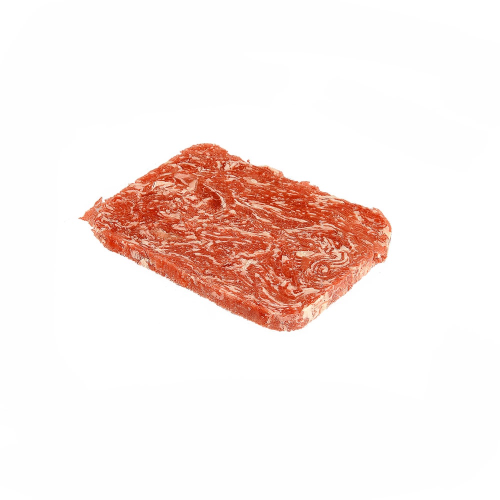
#> input picture Product image/philly steak raw frozen.jpg, 1000 x 1000 px (shown at 1/2 size); its folder holds 6 pictures in this run
$ python place-product-images.py
#> lines starting #> are read from the running program, lines starting #| are printed output that depends on the picture
#!/usr/bin/env python3
"""
Place the client's `Product image/` drop (16 Oct 2026) into assets/images/.

Every slot on the site is 3:2 and the CSS crops with `object-fit: cover`, so a
file that is not 3:2 would be cropped twice - once here and once by the browser.
This script therefore produces a true 3:2 file for each slot, either by cropping
a 3:2 window out of a larger source or by growing the canvas:

  * white-ground catalogue shots      -> pad with white, invisible
  * the XL screengrab (grey studio)   -> reflect-tile the clean background bands
                                         above and below the subject, blurred

Nothing is upscaled more than ~1.6x, so each output is exported at the size its
source can actually carry rather than at a uniform 1800x1200. The <img>
width/height attributes in index.html and products.html carry those same sizes.

Run from the project root:  python tools/place-product-images.py
Then copy the results into wp-theme/imperial-steaks/assets/images/ and re-run
tools/build-theme-templates.py.

Provenance and the open flags on these files: docs/IMAGE_REPLACEMENT_LIST.md §4.
"""

import os
from PIL import Image, ImageFilter

ROOT = os.path.dirname(os.path.dirname(os.path.abspath(__file__)))
SRC = os.path.join(ROOT, 'Product image')
OUT = os.path.join(ROOT, 'assets', 'images')
R = 3 / 2


# [39 lines left out: functions pad_to_ratio, reflect_pad_to_ratio, not called in this run]


def save(im, name, size, q=84):
    path = os.path.join(OUT, name)
    im.convert('RGB').resize(size, Image.LANCZOS).save(
        path, 'JPEG', quality=q, optimize=True, progressive=True)
    print(f'  {name:26} {size[0]}x{size[1]:<6} {os.path.getsize(path) // 1024:4} KB')


def src(name):
#> called with name = 'philly steak raw frozen.jpg'
    return Image.open(os.path.join(SRC, name)).convert('RGB')
#> returned value is the input picture: PIL image 1000x1000 RGB; mean R, G, B 248.3, 234.7, 230.8


print('assets/images/')

# XLS - House Blend. Single frozen portion on white; crop a 3:2 window.
save(src('philly steak raw frozen.jpg').crop((0, 141, 1000, 808)),
     'product-xls.jpg', (1000, 667))
#> in save, `im.convert('RGB').resize(size, Image.LANCZOS).save( path, 'JPEG', qual..`:
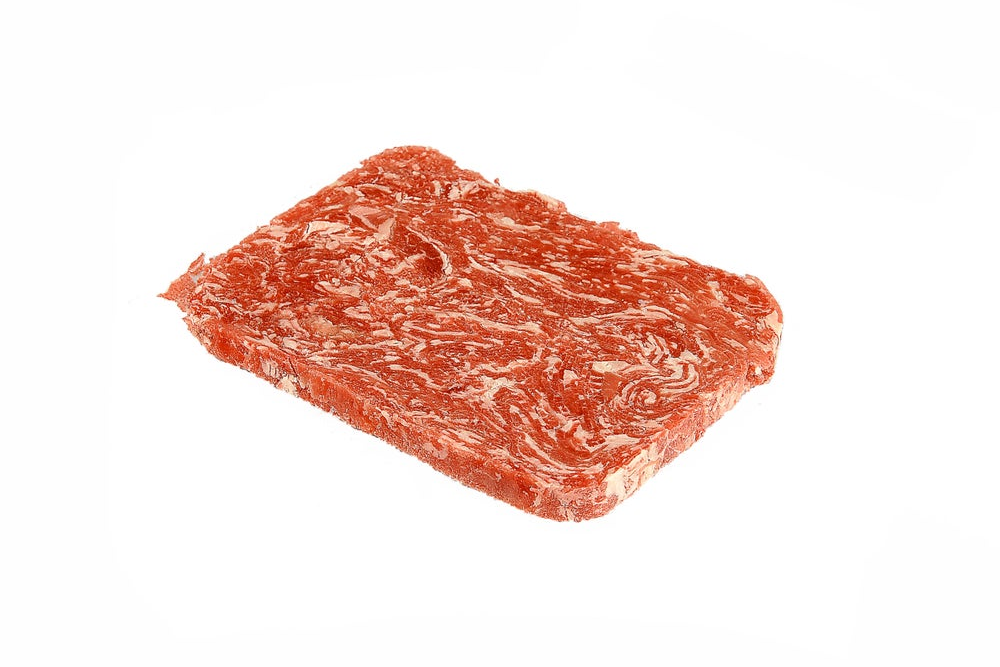
#> saved as product-xls.jpg: PIL image 1000x667 RGB; mean R, G, B 245.3, 225.1, 219.1
#|   product-xls.jpg            1000x667      70 KB

# XL - Traditional Philly. Client-supplied studio shot on white, already 3:2.
save(src('Frozen Ground Meat Slab on Parchment.png'),
     'product-xl.jpg', (1200, 800))
#> call 2 of src, with name = 'Frozen Ground Meat Slab on Parchment.png'
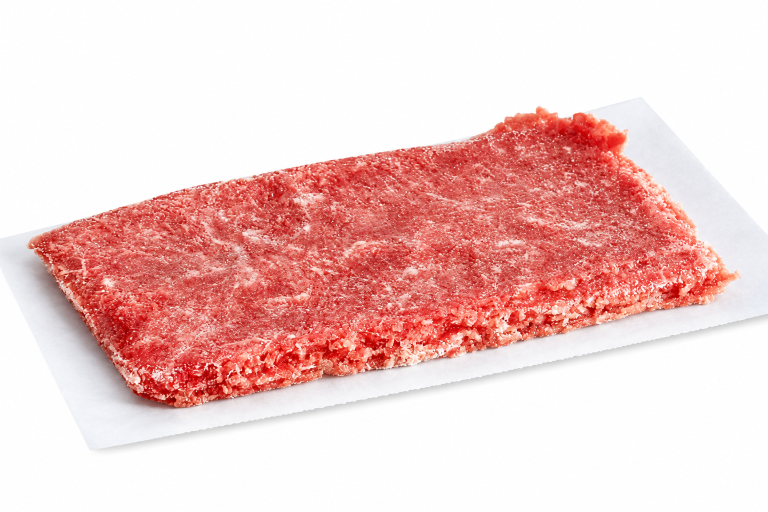
#> input picture Product image/Frozen Ground Meat Slab on Parchment.png, 1536 x 1024 px (shown at 1/2 size)
#> in src, returned value is the input picture: PIL image 1536x1024 RGB; mean R, G, B 240.6, 204, 201.5
#> call 2 of save, with name = 'product-xl.jpg', size = (1200, 800), q = 84
#> in save (call 2), `im.convert('RGB').resize(size, Image.LANCZOS).save( path, 'JPEG', qual..`:
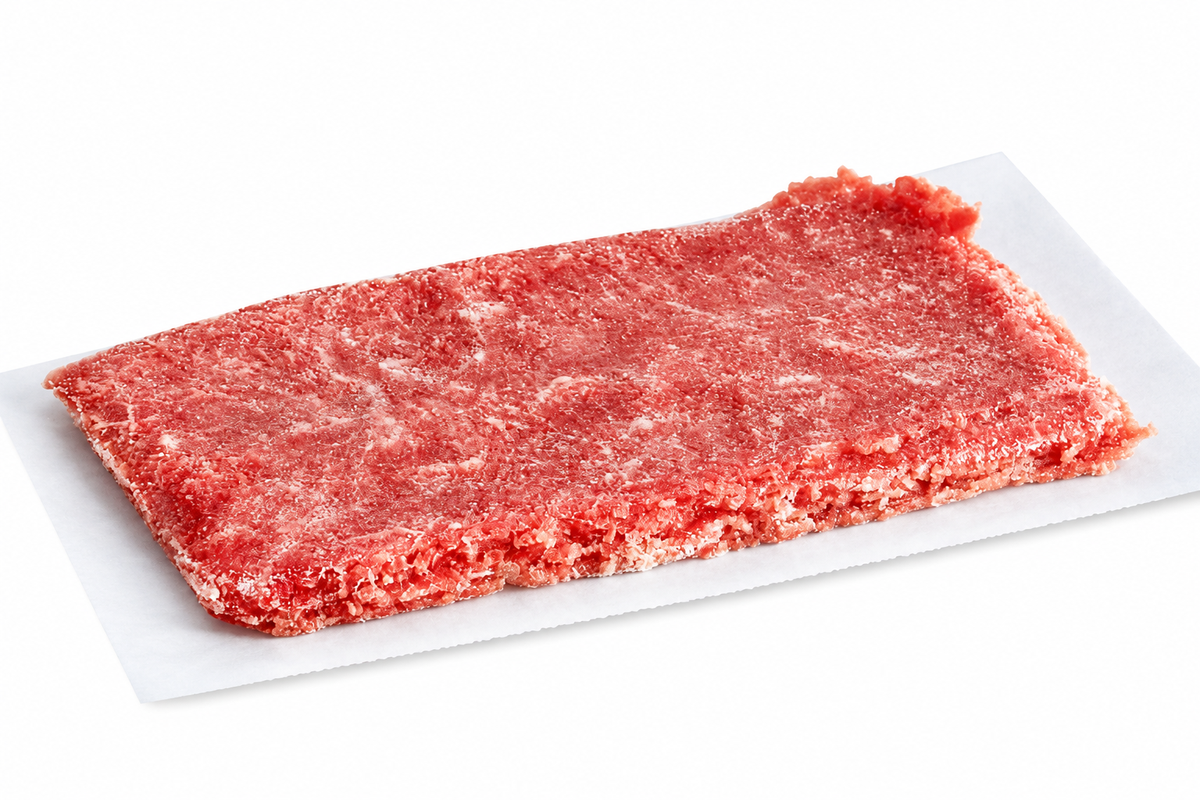
#> saved as product-xl.jpg: PIL image 1200x800 RGB; mean R, G, B 240.6, 204, 201.5
#|   product-xl.jpg             1200x800     148 KB

# NS - Premium Philly. Same screengrab treatment; the card is white, so plain
# white padding is invisible.
save(pad_to_ratio(src('Premium Philly \u2013 NS.PNG').crop((60, 715, 1224, 1255)), (255, 255, 255)),
     'product-ns.jpg', (1200, 800))
#> (the run stopped early here; a loop or call above may not have finished)
